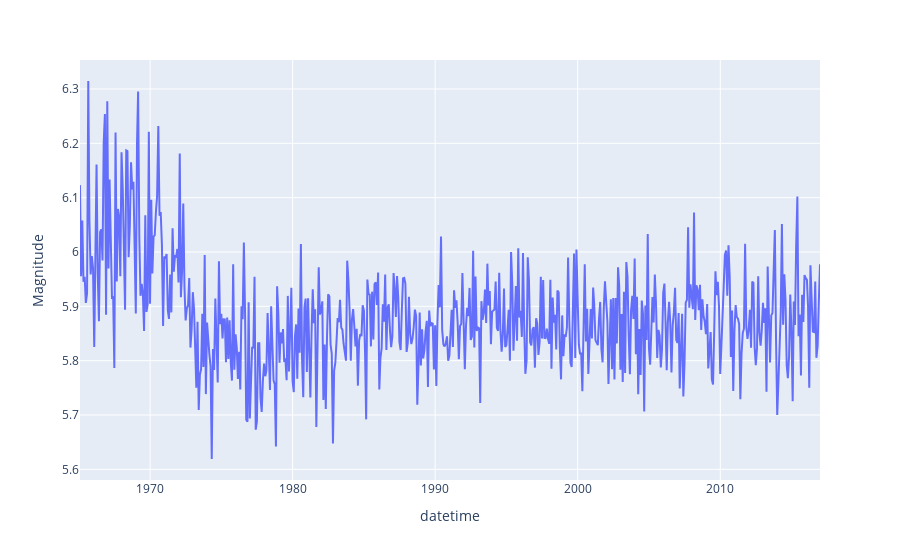

This figure's notebook cell:
### Code cell
line = px.line(new_df, y=new_df["Magnitude"])
line.show()

### Figure 1 — Plotly figure (JSON) as saved in the notebook; plotly's stock layout.template omitted (floating-point values rounded to 4 significant figures; data arrays with more than 128 entries replaced by an {"elided": "..."} marker saying what was removed)
{"data": [{"hovertemplate": "datetime=%{x}<br>Magnitude=%{y}<extra></extra>", "legendgroup": "", "line": {"color": "#636efa", "dash": "solid"}, "marker": {"symbol": "circle"}, "mode": "lines", "name": "", "orientation": "v", "showlegend": false, "type": "scatter", "x": {"elided": "624 str values"}, "xaxis": "x", "y": {"elided": "624 float values"}, "yaxis": "y"}], "layout": {"legend": {"tracegroupgap": 0}, "margin": {"t": 60}, "xaxis": {"anchor": "y", "domain": [0, 1], "title": {"text": "datetime"}}, "yaxis": {"anchor": "x", "domain": [0, 1], "title": {"text": "Magnitude"}}}}
